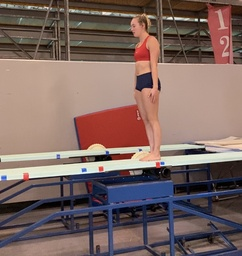
#> input picture DivingVisualTracker/image_analysis/pic3/IMG_8880.jpg, 242 x 256 px, shrunk from 825 x 874 before the run, found by its file name
$ python arm_endpoint_tracking.py
#> lines starting #> are read from the running program, lines starting #| are printed output that depends on the picture
#Tyler Boechler

import cv2 as cv
import numpy as np
import sys, os, time

sys.path.append(os.path)

index = {"black": np.array([0, 0, 0]), "white": np.array([255, 255, 255]), "red": np.array([0, 0, 255]), "green": np.array([0, 255, 0]), "blue": np.array([255, 0, 0]), "light blue": np.array([255, 157, 0]), "cyan": np.array([255, 255, 0]), "aqua": np.array([190, 255, 0]), "pink": np.array([255, 0, 190]), "magenta": np.array([255, 0, 255]), "purple": np.array([255, 0, 100]), "light green": np.array([0, 255, 150]), "yellow": np.array([0, 255, 255]), "orange": np.array([0, 165, 255])}
reversed_index = {}
for k in index:
        reversed_index[str(index[k])] = k

# print(reversed_index)


def find_pixel_neighbours(img, x, y):
    neighbours = []
    startx = -1
    endx = 2
    starty = -1
    endy = 2

    if x + 1 >= len(img):
        endx = 1

    if x == 0:
        startx = 0

    if y + 1 >= len(img[0]):
        endy = 1

    if y == 0:
        starty = 0

    if len(neighbours) == 0:
        for i in range(startx, endx):
            n1 = []
            for j in range(starty, endy):
                #if i == 0 and j == 0:
                   # continue
               # else:
                n1.append(img[x+i][y+j])
            #print(n1)
            neighbours.append(n1)
    return np.array(neighbours)

def find_colour_in_image(img):
    new_array = np.zeros((len(img), len(img[0]), 3), np.uint8, 'C')

    counter = [0, 0]
    np.set_printoptions(threshold=np. inf)
    for i in range(0, len(img)):
        for j in range(0, int(len(img[i]))):

                #print(img[i][j])


            local_pixel = img[i][j]
            r = local_pixel[2]
            g = local_pixel[1]
            b = local_pixel[0]

            new_r = 0
            new_g = 0
            new_b = 0


            #WHITE DOMINANT COLOUR
            if r >= 175 and g >= 175 and b >= 175:
                new_r = 255
                new_g = 255
                new_b = 255

            #BLACK DOMINANT COLOUR
            elif r <= 50 and g <= 50 and b <= 50:
                new_r = 0
                new_g = 0
                new_b = 0

            #RED DOMINANT COLOUR
            elif r >= g and r > b:
                if g / r > 0.4:
                    if g/r > 0.75:
                        #YELLOW
                        new_g = 255
                    else:
                        #ORANGE
                        new_g = 165
                else:
                    if b / r > 0.55:
                        #MAGENTA
                        new_b = 255

                new_r = 255


            #GREEN DOMINANT COLOUR
            elif g >= r and g >= b:
                if r / g > 0.5:
                    if r/g > 0.75:
                        #YELLOW
                        new_r = 255
                    else:
                        #LIGHT GREEN
                        new_r = 150
                else:
                    if b / g > 0.6:
                        if b/g > 85:
                            #LIGHT BLUE
                            new_b = 255
                        else:
                            #AQUA
                            new_b = 190

                new_g = 255


            #BLUE DOMINANT COLOUR
            elif b >= r and b >= g:
                if g / b > 0.5:
                    if g/b > 0.75:
                        #CYAN
                        new_g = 255
                    else:
                        #LIGHT BLUE
                        new_g = 157

                else:
                    if r / b > 0.3:
                        if r/b > 0.5:
                            if r/b > 0.75:
                                #MAGENTA
                                new_r = 255
                            else:
                                #PINK
                                new_r = 190
                        else:
                            #PURPLE
                            new_r = 100


                new_b = 255

            #UNKNOWN
            else:
                print(img[i][j])
                new_r = 0
                new_g = 0
                new_b = 0

            new_array[i][j] = np.array([new_b, new_g, new_r])
            counter[1] += 1
        counter[0] += 1

    print(counter)
    return new_array

def is_edge_of_shape(array):
    id = array[1][1]
    #print(id, "id")
    counter = 0
    for a in array:
        for each in a:
            if not np.array_equal(each, id):
                counter += 1

    return counter >= 3 and counter <= 5

def find_all_shape_edges(filtered_img):

    edge_colours = {}
    for k in index.keys():
        edge_colours[k] = []

    colour_edges = np.zeros((len(filtered_img), len(filtered_img[0]), 3), np.uint8, 'C')
    for i in range(len(filtered_img)):
        for j in range(len(filtered_img[i])):
            ninebynine = find_pixel_neighbours(filtered_img, i, j)
            if is_edge_of_shape(ninebynine):
                colour_edges[i][j] = filtered_img[i][j]
                edge_colours[reversed_index[str(filtered_img[i][j])]].append((i, j))

    return (colour_edges, edge_colours)

def extract_shapes_from_np(colour_data: dict, zoning_threshold_x: int, zoning_threshold_y: int):
    def find_zone(vertex: tuple, zones: dict):
        v_count = len(zones.keys())

        for value in list(zones.keys()):

            if vertex[0] >= zones[value][0][0] - zoning_threshold_x and vertex[0] <= zones[value][0][1] + zoning_threshold_x and vertex[1] >= zones[value][0][2] - zoning_threshold_y and vertex[1] <= zones[value][0][3] + zoning_threshold_y:
                if vertex[0] < zones[value][0][0] or vertex[0] > zones[value][0][1] or vertex[1] < zones[value][0][2] or vertex[1] > zones[value][0][3]:
                    return_vals = [zones[value][0][0], zones[value][0][1], zones[value][0][2], zones[value][0][3]]
                    if vertex[0] < zones[value][0][0]:
                        return_vals[0] = vertex[0]
                    if vertex[0] > zones[value][0][1]:
                        return_vals[1] = vertex[0]
                    if vertex[1] < zones[value][0][2]:
                        return_vals[2] = vertex[1]
                    if vertex[1] > zones[value][0][3]:
                        return_vals[3] = vertex[1]

                    return (value, (return_vals[0], return_vals[1], return_vals[2], return_vals[3]))
                else:
                    return(value, zones[value][0])

        print("ADDING NEW SHAPE", v_count)
        return (v_count, (vertex[0]-zoning_threshold_x, vertex[0]+zoning_threshold_x, vertex[1]-zoning_threshold_y, vertex[1]+zoning_threshold_y))

    zones = dict()

    for colour in colour_data.keys():
        zones[colour] = dict()
        for v in colour_data[colour]:
            if len(zones[colour].keys()) == 0:
                zones[colour][0] = ((v[0]-zoning_threshold_x, v[0]+zoning_threshold_x, v[1]-zoning_threshold_y, v[1]+zoning_threshold_y), [v])
            else:
                cur_zones = list(zones[colour].keys())

                v_zone = find_zone(v, zones[colour])

                if v_zone[0] not in cur_zones:
                    zones[colour][v_zone[0]] = (v_zone[1], [v])
                else:
                    #print(zones[colour][v_zone[0]][1])
                    zones[colour][v_zone[0]][1].append(v)
                    #print(zones[colour][v_zone[0]][1])
                    #print("---")
                    zones[colour][v_zone[0]] = (v_zone[1], zones[colour][v_zone[0]][1])

    return zones

def extract_nprgb_path_of_image(path):
    img = cv.imread(path)

    return img

def extract_background(img, colour_data):
    biggest = "white"
    for k in colour_data.keys():
        if len(colour_data[k]) > len(colour_data[biggest]):
            biggest = k

    for i in colour_data[biggest]:
        img[i[0]][i[1]] = np.array([0, 0, 0])

    return img

def extract_colour(img, colour_data, colour_to_remove):
    colour_edges = np.zeros((len(img), len(img[0]), 3), np.uint8, 'C')
    for v in colour_data[colour_to_remove]:
        colour_edges[v[0]][v[1]] = img[v[0]][v[1]]


    return colour_edges

def remove_colour(img, colour_data: dict, colour_to_delete):
    for i in colour_data[colour_to_delete]:
        img[i[0]][i[1]] = np.array([0, 0, 0])

    colour_data.pop(colour_to_delete)

    return img

def paint_blank_with_coords(colour_data, canvas, colour):
    color_lottery = [index["aqua"], index["red"], index["blue"], index["white"], index["yellow"], index["orange"], index["green"], index["magenta"], index["pink"], index["aqua"], index["red"], index["blue"], index["white"], index["yellow"], index["orange"], index["green"], index["magenta"]]
    color_lottery += color_lottery
    color_lottery += color_lottery
    color_lottery += color_lottery
    color_lottery += color_lottery
    color_lottery += color_lottery
    color_lottery += color_lottery
    color_lottery += color_lottery
    color_lottery += color_lottery

    for shape in range(len(colour_data)):

        for i in colour_data[shape]:
            canvas[i[0]][i[1]] = color_lottery[shape]

    return canvas

if __name__ == "__main__":

    start = time.time()
    colour_object = extract_nprgb_path_of_image("python_projects/DivingVisualTracker/image_analysis/IMG_8880.jpg")
#> in extract_nprgb_path_of_image, img is the input picture: shape (256, 242, 3); mean B, G, R 97.7, 103.1, 124.9
    blank = np.zeros((len(colour_object), len(colour_object[0]), 3), np.uint8, 'C')
#> blank: shape (256, 242, 3); every value is 0

    filtered_image = find_colour_in_image(colour_object)
#> after the loop in find_colour_in_image, `for i in range(0, len(img)):`:
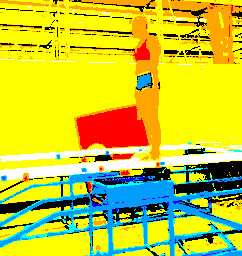
#> new_array: shape (256, 242, 3); mean B, G, R 46.9, 199.3, 198
#> after the loop in find_colour_in_image, `for i in range(0, len(img)):`: counter = [256, 61952]
#| [256, 61952]
    edges_of_colours = find_all_shape_edges(filtered_image)
#> the loop in find_all_shape_edges, `for i in range(len(filtered_img)):` made 256 passes
#> after the loop in find_all_shape_edges, `for i in range(len(filtered_img)):`:
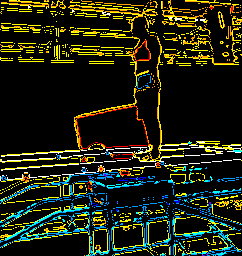
#> colour_edges: shape (256, 242, 3); mean B, G, R 15.6, 36.9, 32.3
    focus_colour = "orange"
    single_colour = extract_shapes_from_np({focus_colour: edges_of_colours[1][focus_colour]}, 5, 5)
#> the loop in extract_shapes_from_np, `for colour in colour_data.keys():` made 1 pass
#> colour on pass 1: 'orange'
#> (printed output is left out)
    #print(single_colour)
    print("Process time = " + str(time.time() - start))
    start = time.time()
    shape_list = []

    for i in single_colour[focus_colour].keys():
        shape_list.append(single_colour[focus_colour][i][1])
#> this loop made 27 passes

    blank = paint_blank_with_coords(shape_list, blank, focus_colour)
#> the loop in paint_blank_with_coords, `for shape in range(len(colour_data)): ` made 27 passes
#> after the loop in paint_blank_with_coords, `for shape in range(len(colour_data)):`:
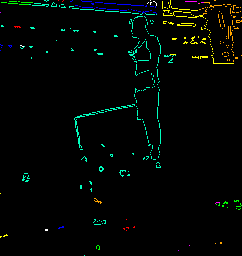
#> canvas: shape (256, 242, 3); mean B, G, R 3.6, 6.2, 2.6
    cv.imshow("img", blank)
    print("Process time = " + str(time.time() - start))


    cv.waitKey(0)
    cv.destroyAllWindows()

$ run again, with DivingVisualTracker/image_analysis/pic3/IMG_1771.jpg copied over DivingVisualTracker/image_analysis/pic3/IMG_8880.jpg
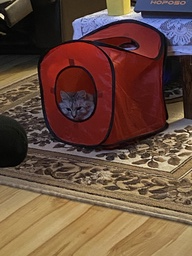
#> input picture DivingVisualTracker/image_analysis/pic3/IMG_1771.jpg, 192 x 256 px, shrunk from 3024 x 4032 before the run, found by its file name
#> in extract_nprgb_path_of_image, img is the input picture: shape (256, 192, 3); mean B, G, R 62.2, 76.8, 105.4
#> blank: shape (256, 192, 3); every value is 0
#> after the loop in find_colour_in_image, `for i in range(0, len(img)):`:
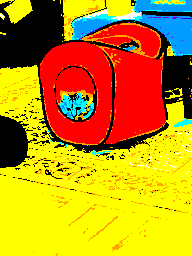
#> new_array: shape (256, 192, 3); mean B, G, R 18, 146, 191.6
#> after the loop in find_colour_in_image, `for i in range(0, len(img)):`: counter = [256, 49152]
#| [256, 49152]
#> the loop in find_all_shape_edges, `for i in range(len(filtered_img)):` made 256 passes
#> the loop in extract_shapes_from_np, `for colour in colour_data.keys():` made 1 pass
#> colour on pass 1: 'orange'
#> (printed output is left out)
#> the loop `for i in single_colour[focus_colour].keys():` made 44 passes
#> the loop in paint_blank_with_coords, `for shape in range(len(colour_data)): ` made 44 passes
#> after the loop in paint_blank_with_coords, `for shape in range(len(colour_data)):`:
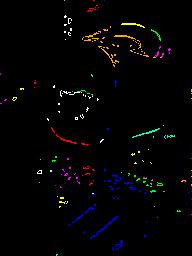
#> canvas: shape (256, 192, 3); mean B, G, R 2.8, 3.1, 3.6

$ run again, with DivingVisualTracker/image_analysis/pic3/IMG_2014.jpg copied over DivingVisualTracker/image_analysis/pic3/IMG_8880.jpg
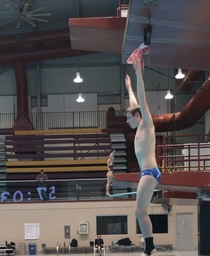
#> input picture DivingVisualTracker/image_analysis/pic3/IMG_2014.jpg, 210 x 256 px, shrunk from 828 x 1008 before the run, found by its file name
#> in extract_nprgb_path_of_image, img is the input picture: shape (256, 210, 3); mean B, G, R 79.3, 79.4, 85.3
#> blank: shape (256, 210, 3); every value is 0
#> after the loop in find_colour_in_image, `for i in range(0, len(img)):`: counter = [256, 53760]
#| [256, 53760]
#> the loop in find_all_shape_edges, `for i in range(len(filtered_img)):` made 256 passes
#> after the loop in find_all_shape_edges, `for i in range(len(filtered_img)):`:
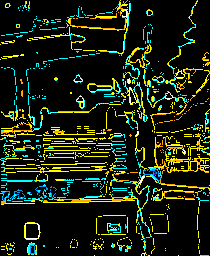
#> colour_edges: shape (256, 210, 3); mean B, G, R 13.7, 36.6, 25.9
#> the loop in extract_shapes_from_np, `for colour in colour_data.keys():` made 1 pass
#> colour on pass 1: 'orange'
#> (printed output is left out)
#> the loop `for i in single_colour[focus_colour].keys():` made 36 passes
#> the loop in paint_blank_with_coords, `for shape in range(len(colour_data)): ` made 36 passes
#> after the loop in paint_blank_with_coords, `for shape in range(len(colour_data)):`:
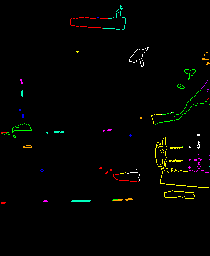
#> canvas: shape (256, 210, 3); mean B, G, R 1.4, 3.4, 3
